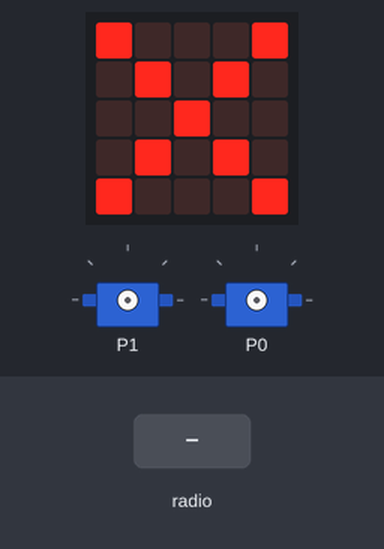
The program below on a simulated BBC micro:bit (MakeCode). On the bench: the board's 5×5 LED display, 2 × servo. The inputs (shaded band) are chosen by the test bench.

Above: at 1.8 s.
1.9 s: radio message "A=1" arrives
At 3.1 s:
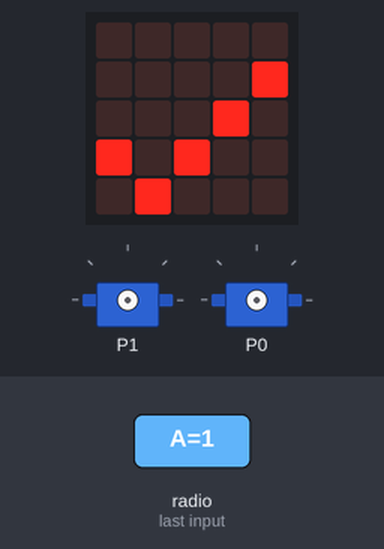
3.4 s: radio message "x=1" arrives
4.9 s: radio message "y=1" arrives
6.4 s: radio message "A=0" arrives
At 7.7 s:
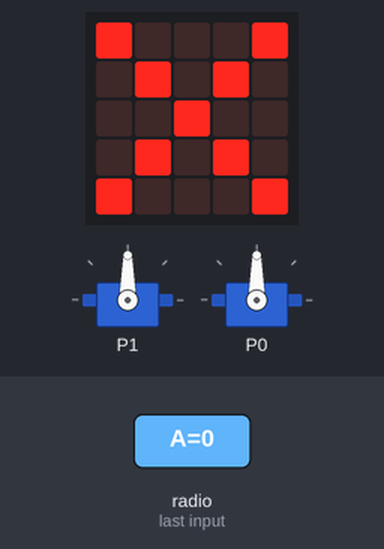
Timing chart, 0 to 8.9 s (numbered marks = the images above; inputs shaded):
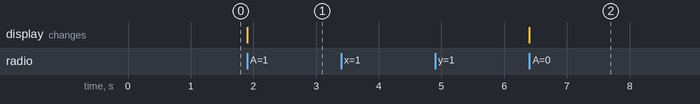

The program:

main.ts
```typescript
radio.onReceivedValue(function (name, value) {
    if (lauf == 1) {
        if (name == "x") {
            pins.servoWritePin(AnalogPin.P1, Math.map(value, -1023, 1023, 0, 180))
        }
        if (name == "y") {
            pins.servoWritePin(AnalogPin.P0, Math.map(value, -1023, 1023, 0, 180))
        }
    }
    if (name == "A") {
        lauf = value
        if (value == 1) {
            basic.showIcon(IconNames.Yes)
        } else {
            pins.servoWritePin(AnalogPin.P0, 90)
            basic.showIcon(IconNames.No)
        }
    }
})
let lauf = 0
basic.showIcon(IconNames.No)
radio.setGroup(54)
lauf = 0
```

test.ts
```typescript
// Hier kann man Tests durchführen; diese Datei wird nicht kompiliert, wenn dieses Paket als Erweiterung verwendet wird.
```

Measured:
- after the input at 1.9 s, the display: changes at once (image 1)
- after the input at 6.4 s, the display: changes at once (image 2)
